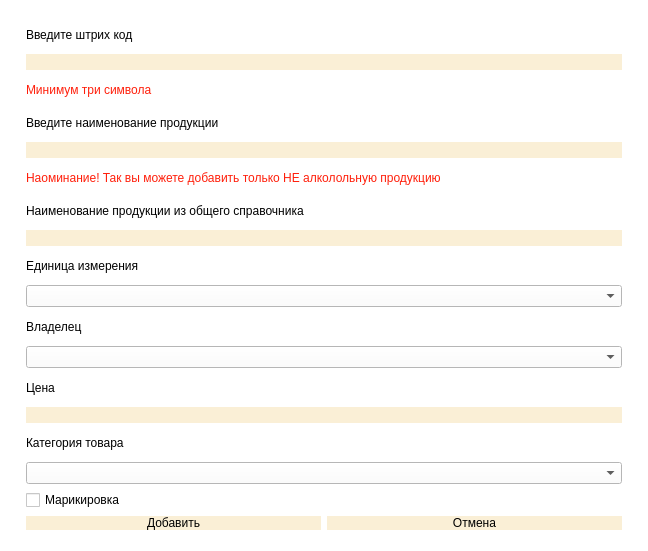
<?xml version="1.0" encoding="UTF-8"?>
<ui version="4.0">
 <class>Dialog</class>
 <widget class="QDialog" name="Dialog">
  <property name="geometry">
   <rect>
    <x>0</x>
    <y>0</y>
    <width>648</width>
    <height>551</height>
   </rect>
  </property>
  <property name="windowTitle">
   <string>Dialog</string>
  </property>
  <property name="styleSheet">
   <string notr="true">background-color: rgb(255, 255, 255)</string>
  </property>
  <layout class="QVBoxLayout" name="verticalLayout_2">
   <item>
    <layout class="QVBoxLayout" name="verticalLayout">
     <property name="leftMargin">
      <number>15</number>
     </property>
     <property name="topMargin">
      <number>10</number>
     </property>
     <property name="rightMargin">
      <number>15</number>
     </property>
     <property name="bottomMargin">
      <number>10</number>
     </property>
     <item>
      <widget class="QLabel" name="label">
       <property name="styleSheet">
        <string notr="true">font: 12pt &quot;Microsoft YaHei&quot;;</string>
       </property>
       <property name="text">
        <string>Введите штрих код </string>
       </property>
      </widget>
     </item>
     <item>
      <widget class="QLineEdit" name="lineEdit">
       <property name="styleSheet">
        <string notr="true">font: 12pt &quot;Microsoft YaHei&quot;;
background-color:  rgb(250, 239, 214);
border-radius: 15px</string>
       </property>
      </widget>
     </item>
     <item>
      <widget class="QLabel" name="label_8">
       <property name="styleSheet">
        <string notr="true">font: 12pt &quot;Microsoft YaHei&quot;;
color: rgb(255, 31, 11);</string>
       </property>
       <property name="text">
        <string>Минимум три символа</string>
       </property>
      </widget>
     </item>
     <item>
      <widget class="QLabel" name="label_2">
       <property name="styleSheet">
        <string notr="true">font: 12pt &quot;Microsoft YaHei&quot;;</string>
       </property>
       <property name="text">
        <string>Введите наименование продукции</string>
       </property>
      </widget>
     </item>
     <item>
      <widget class="QLineEdit" name="lineEdit_2">
       <property name="styleSheet">
        <string notr="true">font: 12pt &quot;Microsoft YaHei&quot;;
background-color:  rgb(250, 239, 214);
border-radius: 15px</string>
       </property>
      </widget>
     </item>
     <item>
      <widget class="QLabel" name="label_9">
       <property name="styleSheet">
        <string notr="true">font: 12pt &quot;Microsoft YaHei&quot;;
color: rgb(255, 31, 11);</string>
       </property>
       <property name="text">
        <string>Наоминание! Так вы можете добавить только НЕ алколольную продукцию</string>
       </property>
      </widget>
     </item>
     <item>
      <widget class="QLabel" name="label_3">
       <property name="styleSheet">
        <string notr="true">font: 12pt &quot;Microsoft YaHei&quot;;</string>
       </property>
       <property name="text">
        <string>Наименование продукции из общего справочника</string>
       </property>
      </widget>
     </item>
     <item>
      <widget class="QLineEdit" name="lineEdit_3">
       <property name="styleSheet">
        <string notr="true">font: 12pt &quot;Microsoft YaHei&quot;;
background-color:  rgb(250, 239, 214);
border-radius: 15px</string>
       </property>
      </widget>
     </item>
     <item>
      <widget class="QLabel" name="label_4">
       <property name="styleSheet">
        <string notr="true">font: 12pt &quot;Microsoft YaHei&quot;;</string>
       </property>
       <property name="text">
        <string>Единица измерения</string>
       </property>
      </widget>
     </item>
     <item>
      <widget class="QComboBox" name="comboBox">
       <property name="styleSheet">
        <string notr="true">font: 12pt &quot;Microsoft YaHei&quot;;</string>
       </property>
      </widget>
     </item>
     <item>
      <widget class="QLabel" name="label_5">
       <property name="styleSheet">
        <string notr="true">font: 12pt &quot;Microsoft YaHei&quot;;</string>
       </property>
       <property name="text">
        <string>Владелец</string>
       </property>
      </widget>
     </item>
     <item>
      <widget class="QComboBox" name="comboBox_2">
       <property name="styleSheet">
        <string notr="true">font: 12pt &quot;Microsoft YaHei&quot;;</string>
       </property>
      </widget>
     </item>
     <item>
      <widget class="QLabel" name="label_6">
       <property name="styleSheet">
        <string notr="true">font: 12pt &quot;Microsoft YaHei&quot;;</string>
       </property>
       <property name="text">
        <string>Цена</string>
       </property>
      </widget>
     </item>
     <item>
      <widget class="QLineEdit" name="lineEdit_4">
       <property name="styleSheet">
        <string notr="true">font: 12pt &quot;Microsoft YaHei&quot;;
background-color:  rgb(250, 239, 214);
border-radius: 15px</string>
       </property>
      </widget>
     </item>
     <item>
      <widget class="QLabel" name="label_7">
       <property name="styleSheet">
        <string notr="true">font: 12pt &quot;Microsoft YaHei&quot;;</string>
       </property>
       <property name="text">
        <string>Категория товара</string>
       </property>
      </widget>
     </item>
     <item>
      <widget class="QComboBox" name="comboBox_3">
       <property name="styleSheet">
        <string notr="true">font: 12pt &quot;Microsoft YaHei&quot;;</string>
       </property>
      </widget>
     </item>
     <item>
      <widget class="QCheckBox" name="checkBox">
       <property name="styleSheet">
        <string notr="true">font: 12pt &quot;Microsoft YaHei&quot;;</string>
       </property>
       <property name="text">
        <string>Марикировка</string>
       </property>
      </widget>
     </item>
     <item>
      <layout class="QHBoxLayout" name="horizontalLayout">
       <item>
        <widget class="QPushButton" name="pushButton">
         <property name="styleSheet">
          <string notr="true">font: 16pt &quot;Microsoft YaHei&quot;;
background-color:  rgb(250, 239, 214);
border-radius: 15px</string>
         </property>
         <property name="text">
          <string>Добавить</string>
         </property>
        </widget>
       </item>
       <item>
        <widget class="QPushButton" name="pushButton_2">
         <property name="styleSheet">
          <string notr="true">font: 16pt &quot;Microsoft YaHei&quot;;
background-color:  rgb(250, 239, 214);
border-radius: 15px</string>
         </property>
         <property name="text">
          <string>Отмена</string>
         </property>
        </widget>
       </item>
      </layout>
     </item>
    </layout>
   </item>
  </layout>
 </widget>
 <resources/>
 <connections/>
</ui>
